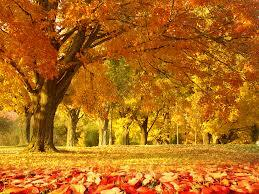
#> input picture image1.jpg, 259 x 194 px
$ python main.py
#> lines starting #> are read from the running program, lines starting #| are printed output that depends on the picture
import cv2
import matplotlib.pyplot as plt
plt.style.use('seaborn')
img = cv2.imread("image1.jpg")
#> img is the input picture: shape (194, 259, 3); mean B, G, R 25.6, 105.5, 177.3
img = cv2.cvtColor(img, cv2.COLOR_BGR2RGB)
plt.figure(figsize=(8, 8))
plt.imshow(img)
plt.axis("off")
plt.title("Original Image")
plt.show()
img_gray = cv2.cvtColor(img, cv2.COLOR_BGR2GRAY)
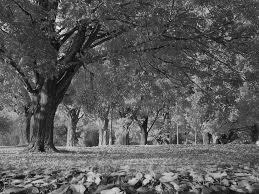
#> img_gray: shape (194, 259); min 3, max 245, mean 89.8
plt.figure(figsize=(8, 8))
plt.imshow(img_gray, cmap="gray")
plt.axis("off")
plt.title("GrayScale Image")
plt.show()
img_invert = cv2.bitwise_not(img_gray)
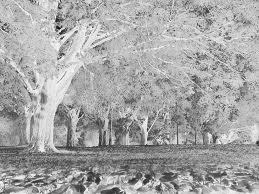
#> img_invert: shape (194, 259); min 10, max 252, mean 165.2
plt.figure(figsize=(8, 8))
plt.imshow(img_invert, cmap="gray")
plt.axis("off")
plt.title("Inverted Image")
plt.show()
img_smoothing = cv2.GaussianBlur(img_invert, (21, 21), sigmaX=0, sigmaY=0)
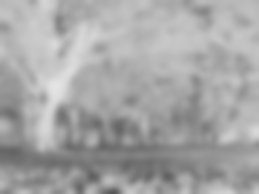
#> img_smoothing: shape (194, 259); min 86, max 228, mean 165.2
plt.figure(figsize=(8, 8))
plt.imshow(img_smoothing, cmap="gray")
plt.axis("off")
plt.title("Smoothen Image")
plt.show()
final = cv2.divide(img_gray, 255 - img_smoothing, scale=255)
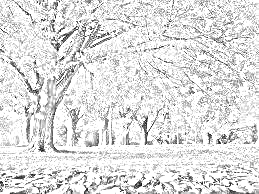
#> final: shape (194, 259); min 10, max 255, mean 222.6
plt.figure(figsize=(8, 8))
plt.imshow(final, cmap="gray")
plt.axis("off")
plt.title("Final Sketch Image")
plt.show()
plt.figure(figsize=(20, 20))
plt.subplot(1, 5, 1)
plt.imshow(img)
plt.axis("off")
plt.title("Original Image")
plt.subplot(1, 5, 2)
plt.imshow(img_gray, cmap="gray")
plt.axis("off")
plt.title("GrayScale Image")
plt.subplot(1, 5, 3)
plt.imshow(img_invert, cmap="gray")
plt.axis("off")
plt.title("Inverted Image")
plt.subplot(1, 5, 4)
plt.imshow(img_smoothing, cmap="gray")
plt.axis("off")
plt.title("Smoothen Image")
plt.subplot(1, 5, 5)
plt.imshow(final, cmap="gray")
plt.axis("off")
plt.title("Final Sketch Image")
plt.show()
